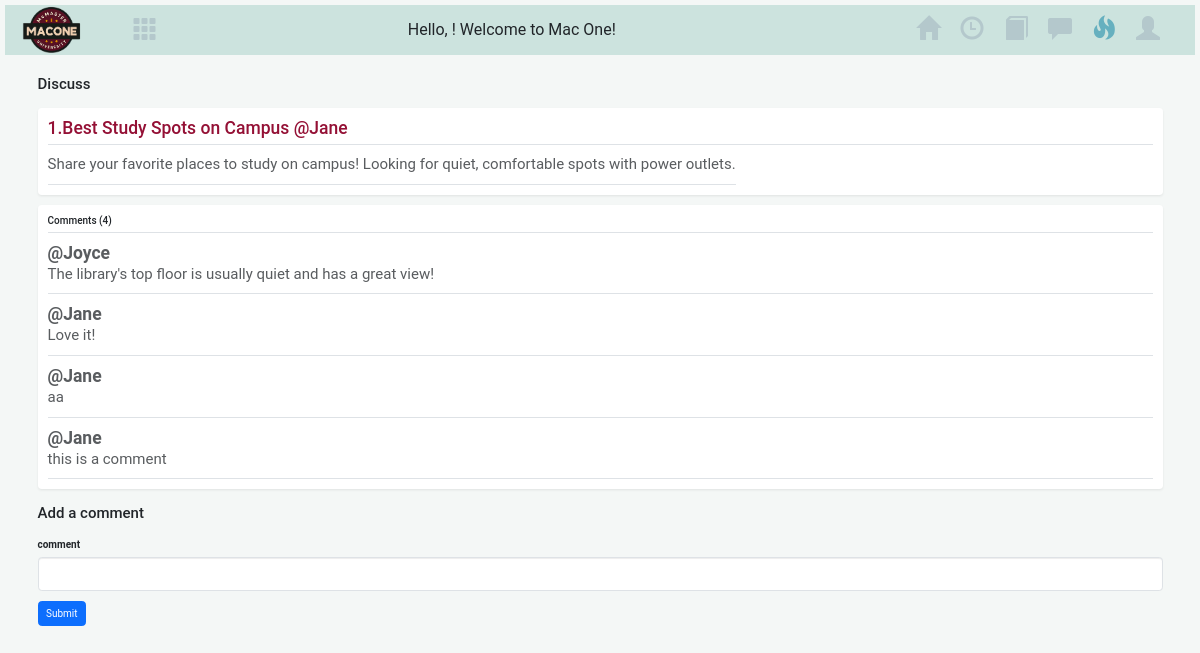
Before: /forum/topic/1 with the older database file.
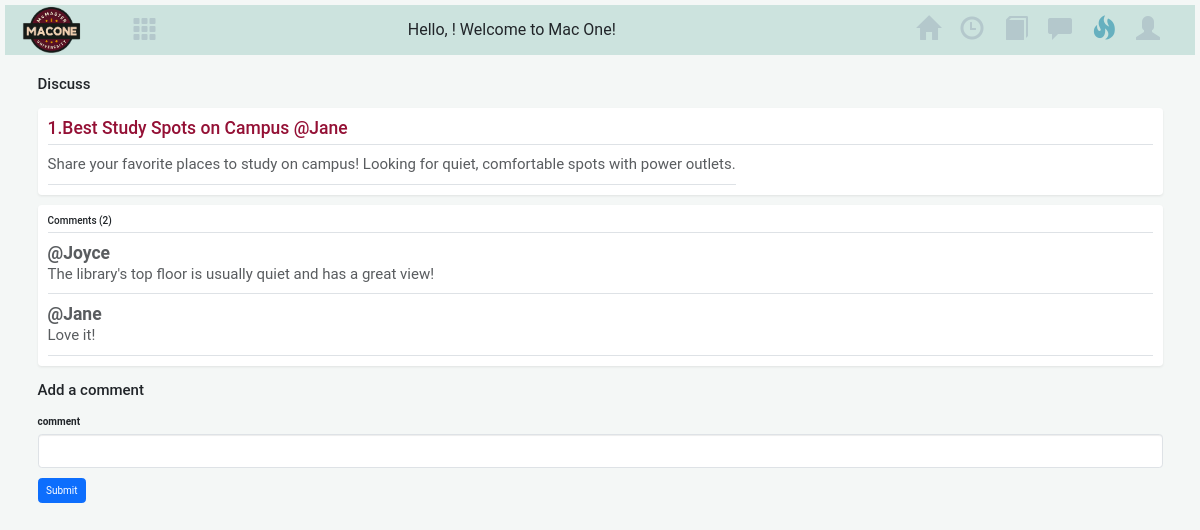
After: the same page with the newer database file.
### helper.py (models this page shows)
class Comment(db.Model):
    id = db.Column(db.Integer, primary_key=True)
    text = db.Column(db.String, nullable=False)
    topicId = db.Column(db.Integer, db.ForeignKey("topic.id"))
    userId = db.Column(db.Integer, db.ForeignKey("user.userId"))

class User(db.Model):
    userId = db.Column(db.Integer, primary_key=True)
    username = db.Column(db.String(80), nullable=False)
    topics = db.relationship("Topic", backref="author", lazy=True)
    comments = db.relationship("Comment", backref="commenter", lazy=True)

### app.py (the view, shortened to what this page needs)
@app.route("/forum/topic/<int:id>", methods=["GET", "POST"])
def topic(id):
    global current_page
    current_page = "forum_page"
    topic_with_user = (
        db.session.query(Topic, User.username)
        .join(User, Topic.userId == User.userId)
        .filter(Topic.id == id)
        .first_or_404()
    )
    topic, author_username = topic_with_user
    comments_with_users = (
        db.session.query(Comment, User.username)
        .join(User, Comment.userId == User.userId)
        .filter(Comment.topicId == id)  # Filter by topic ID
        .all()
    )
    return render_template(
        "forum_topic_page.html",
        topic=topic,
        comments=comments_with_users,  # Pass the filtered comments
        author_username=author_username,
        current_page=current_page,
        username=username,
    )

### templates/forum_topic_page.html (shortened to what this page needs)
{% extends 'base.html' %}
{% block content %}
  <head>
    <link href="https://cdn.jsdelivr.net/npm/bootstrap@5.3.2/dist/css/bootstrap.min.css" rel="stylesheet">
    <link rel="stylesheet" type="text/css" href="{{ url_for('static', filename='task.css') }}" />
  </head>
  <div class="container">
    <h1 class="my-4 fs-4" text>Discuss</h1>
    <div class="my-3 p-3 bg-body rounded shadow-sm topicpage">
        <h6 style="color: #941035; margin-bottom: 15px;" class="border-bottom pb-2 mb-0">{{topic.id}}.{{topic.title}} @{{ author_username }}</h6>
        <div class="d-flex text-body-secondary pt-3 topicpage">
            <p class="pb-3 mb-0 small lh-sm border-bottom">
                {{topic.description}}
            </p>
        </div>
    </div>
    <div class="my-3 p-3 bg-body rounded shadow-sm">
      <h6 class="border-bottom pb-2 mb-0">Comments ({{comments|length}})</h6>
      {% for comment, username in comments %}
      <div class="d-flex text-body-secondary pt-3">
        <div class="pb-3 mb-0 small lh-sm border-bottom w-100 topicpage">
          <div class="d-flex justify-content-between">
            <strong class="text-gray-dark">@{{username}}</strong>
          </div>
          <span class="d-block topicpage">{{comment.text}}</span>
        </div>
      </div>
      {% endfor %}
  </div>
    <h1 class="fs-4 text my-4">Add a comment</h1>
    <form accept="/forum/topic/{{topic.id}}" method="post">
        <div class="mb-3">
          <label for="title" class="form-label">comment</label>
          <input type="text" name="comment" class="form-control" id="comment">
        </div>
        <button type="submit" class="btn btn-primary">Submit</button>
    </form>
</div>
{% endblock %}

Changed rows visible on the page:
no longer on this page (row edited): Comment: username "Jane", text "aa"
no longer on this page (row edited): Comment: username "Jane", text "this is a comment"
Other visible differences:
{{ comments|length }}: "4" → "2"
